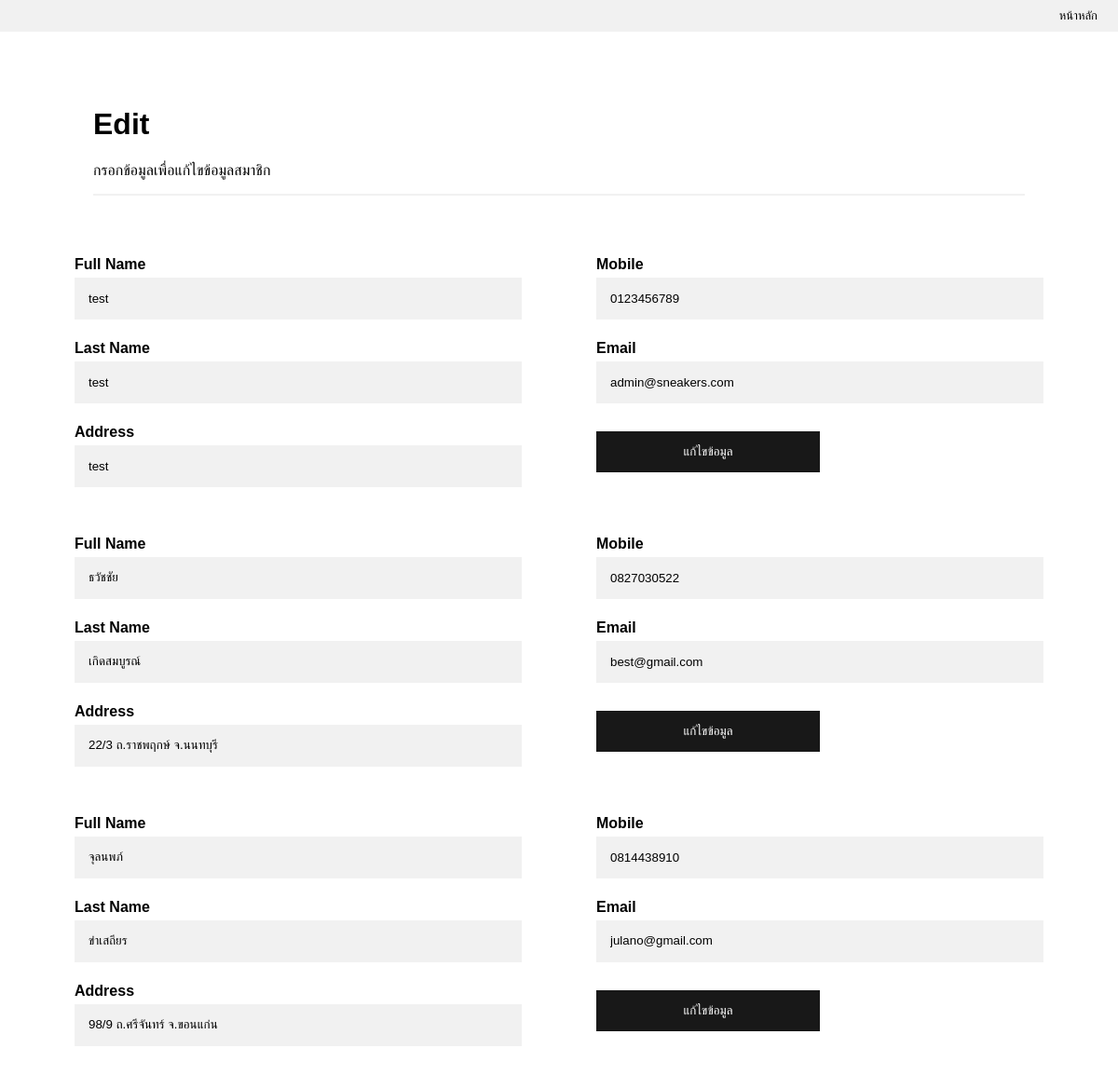
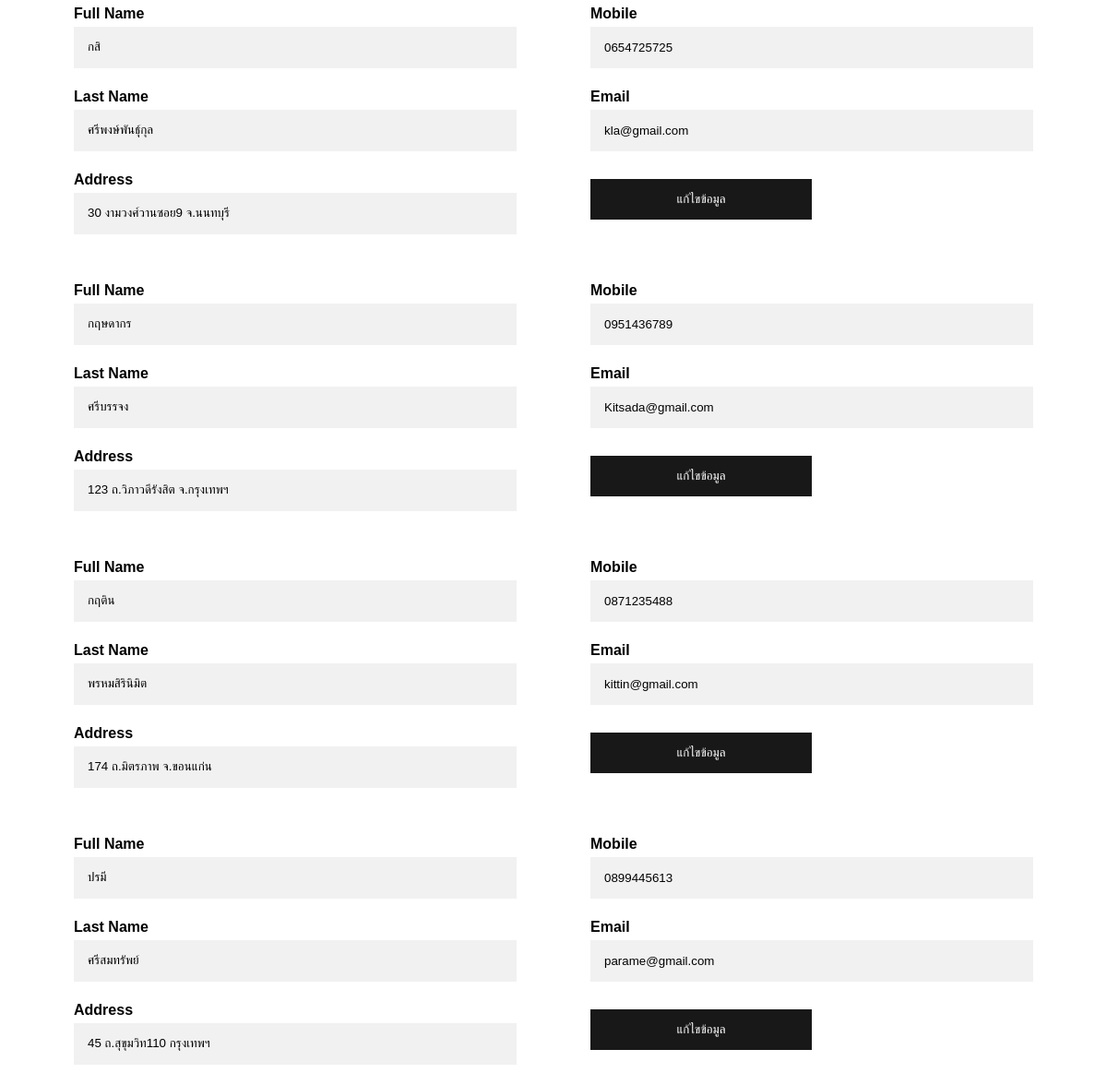
/editmember.php, run on the app's committed database (2 pictures, top to bottom).
### tables this page shows
CREATE TABLE `member` (
  `username` varchar(15) NOT NULL,
  `password` varchar(15) NOT NULL,
  `fname` varchar(50) NOT NULL,
  `lname` varchar(50) NOT NULL,
  `address` varchar(255) NOT NULL,
  `mobile` varchar(30) NOT NULL,
  `email` varchar(30) NOT NULL,
  `status` varchar(15) DEFAULT NULL
);

### editmember.php (the view, shortened to what this page needs)
<?php
    include "connect.php";
?>
<!DOCTYPE html>
<html>
    <head>
    </head>
    <body>
        <div class="headertop">
            <div class="headertop-right">
                <a href="home.php">หน้าหลัก</a>
            </div>
        </div>
        <form method="post" action="edit.php">
            <div class="container" style="padding: 60px 100px 0px 100px">
                <h1>Edit</h1>
                <p>กรอกข้อมูลเพื่อแก้ไขข้อมูลสมาชิก</p>
                <hr>
            </div>
            <?php
                $stmt = $pdo->prepare("SELECT * FROM member WHERE username LIKE ?");
                $value = '%'.$_GET["username"].'%';
                $stmt->bindParam(1,$value);
                $stmt->execute();
            ?>
            <div style="display:flex">
            <?php while($row = $stmt->fetch()): ?>
                <div class="column" style="padding: 40px 40px 80px 80px">
                    <label for="fnamet"><b>Full Name</b></label>
                    <input type="text" placeholder="ชื่อ" name="fname" value="<?=$row["fname"]?>" required>
                    <label for="lname"><b>Last Name</b></label>
                    <input type="text" placeholder="นามสกุล" name="lname" value="<?=$row["lname"]?>" required>
                    <label for="Adress"><b>Address</b></label>
                    <input type="text" placeholder="ที่อยู่" name="address" value="<?=$row["address"]?>" required>
                </div>
                <div class="column" style="padding: 40px 80px 80px 40px">
                    <label for="mobile"><b>Mobile</b></label>
                    <input type="text" pattern="(0|[+]66)\d{9}" placeholder="เบอร์โทรศัพท์" name="mobile" value="<?=$row["mobile"]?>" required>
                    <label for="email"><b>Email</b></label>
                    <input type="text" placeholder="ที่อยู่อีเมล" name="email" value="<?=$row["email"]?>" required>
                    <div class="clearfix">
                        <button type="submit" class="signupbtn">แก้ไขข้อมูล</button>
                    </div>
                </div>
            </div>
            <?php endwhile; ?>
        </form>
    </body>
</html>

### editmember.php (style rules this page uses)
body { margin: 0; font-family: Arial, Helvetica, sans-serif; }
* { box-sizing: border-box }
.headertop { overflow: hidden; background: #f1f1f1; padding-right: 10px; }
.headertop a { float: left; color: black; text-align: center; padding: 12px; text-decoration: none; font-size: 13px; line-height: 10px; border-radius: 4px; }
.headertop-right { float: right; }
.column { float: left; width: 50%; height: 300px; }
input[type=text], input[type=password] { width: 100%; padding: 15px; margin: 5px 0 22px 0; display: inline-block; border: none; background: #f1f1f1; }
hr { border: 1px solid #f1f1f1; margin-bottom: 25px; }
button { background-color: black; color: white; padding: 14px 20px; margin: 8px 0; border: none; cursor: pointer; width: 100%; opacity: 0.9; }
.cancelbtn, .signupbtn { float: left; width: 50%; }
.container { padding: 40px 10px 80px 80px; }
.clearfix::after { content: ""; clear: both; display: table; }

### data on the page
member: fname "test", lname "test", address "test", mobile "0123456789", email "admin@sneakers.com"
member: fname "ธวัชชัย", lname "เกิดสมบูรณ์", address "22/3 ถ.ราชพฤกษ์ จ.นนทบุรี", mobile "0827030522", email "best@gmail.com"
member: fname "จุลนพภ์", lname "ขําเสถียร", address "98/9 ถ.ศรีจันทร์ จ.ขอนแก่น", mobile "0814438910", email "่julano@gmail.com"
member: fname "กสิ", lname "ศรีพงษ์พันธุ์กุล", address "30 งามวงศ์วานซอย9 จ.นนทบุรี", mobile "0654725725", email "kla@gmail.com"
member: fname "กฤษดากร", lname "ศรีบรรจง", address "123 ถ.วิภาวดีรังสิต จ.กรุงเทพฯ", mobile "0951436789", email "Kitsada@gmail.com"
member: fname "กฤติน", lname "พรหมสิรินิมิต", address "174 ถ.มิตรภาพ จ.ขอนแก่น", mobile "0871235488", email "kittin@gmail.com"
member: fname "ปรมี", lname "ศรีสมทรัพย์", address "45 ถ.สุขุมวิท110 กรุงเทพฯ", mobile "0899445613", email "parame@gmail.com"
